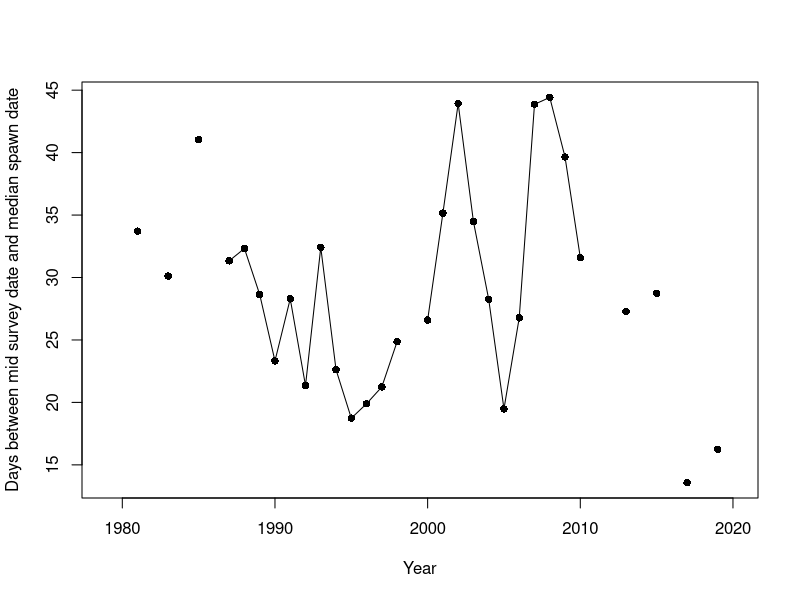
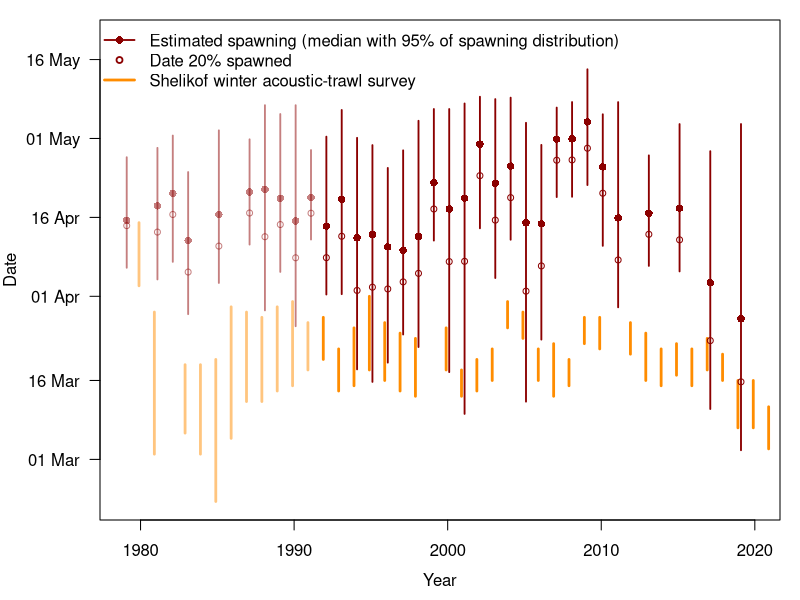

Recreate these plots in R, in order.
## Create Figure 2 in Rogers et al. 2024 Spawn timing / catchability paper
## Plot Survey timing and spawn timing, and mismatch.

library(scales)


Timing<-read.csv("../Results/SurveySpawnTiming_to2021.csv")


#### SURVEY TIMING AND SPAWN TIMING #####

today<-Sys.Date()
#pdf(paste0("../Figures/Fig2_SurveyandMedSpawnTiming_",today,".pdf"),width=8,height=6)
png(paste0("../Figures/Fig2_SurveyandMedSpawnTiming_",today,".png"),units="in",width=8,height=6,res=300)

par(mar=c(4,5,1,1))
mycol1<-"darkred"
mycol2<-"darkorange"
mylwd<-1.8
transcol<-(Timing$Year<1992)
mycols1<-ifelse(Timing$Year<1992,alpha(mycol1,0.5),mycol1)
mycols2<-ifelse(Timing$Year<1992,alpha(mycol2,0.5),mycol2)

plot(Timing$Year+0.1,Timing$MeanSpawn,pch=16,col=NA,ylim=c(52,140),xlim=c(1979,2020),axes=F, ylab="",xlab="")
#polygon(x=c(1972,1991.4,1991.4,1972),y=c(46,46,145,145),col="gray90",border=NA)
arrows(Timing$Year+0.1,Timing$StartSpawn,Timing$Year+0.1,Timing$EndSpawn,length=0,col=mycols1,lwd=mylwd)
points(Timing$Year+0.1,Timing$MedSpawn,pch=16,col=mycols1)
#points(Timing$Year-0.1,Timing$Spawn10,pch=1,col="darkred",cex=0.9)
#points(Timing$Year+0.1,Timing$meanDOY,pch=17,col="orange")
arrows(Timing$Year-0.1,Timing$StartDOY,Timing$Year-0.1,Timing$EndDOY,length=0,col=mycols2,lwd=mylwd*1.5)
points(Timing$Year+0.1,Timing$Spawn20,pch=1,col=mycols1,cex=0.8)

legend('topleft',legend=c("Estimated spawning (median with 95% of spawning distribution)","Date 20% spawned",
                           "Shelikof winter acoustic-trawl survey"),
        pch=c(16,1,NA),pt.cex=c(1,0.8,1),lty=c(1,NA,1),col=c(mycol1,mycol1,mycol2),lwd=c(mylwd,NA,mylwd*1.5),bty="n")
#legend('topleft',legend=c("Estimated spawn timing (median with 95% of spawning distribution)",
#                          "Shelikof acoustic survey timing"),
#       pch=c(16,NA),lty=c(1,1),col=c("darkred","darkorange"),bty="n")

axis(2, labels= c("01 Mar", "16 Mar", "01 Apr", "16 Apr","01 May","16 May"), at = c(60, 75, 91, 106, 121, 136),las=1)
axis(1)
mtext("Year",side=1,line=2.5)
mtext("Date",side=2,line=4)
box()
#grid() # add some sort of grid lines for reference? not usually a fan, but may help

dev.off()



#### Mismatch in timing ####

plot(Timing$mismatchmed~Timing$Year,type="o",pch=16,ylab="Days between mid survey date and median spawn date",xlab="Year",xlim=c(1979,2020))
